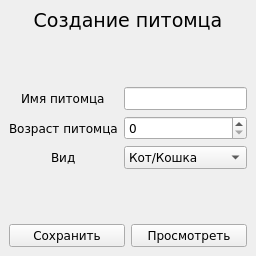
<?xml version="1.0" encoding="UTF-8"?>
<ui version="4.0">
 <class>MainWindow</class>
 <widget class="QMainWindow" name="MainWindow">
  <property name="geometry">
   <rect>
    <x>0</x>
    <y>0</y>
    <width>256</width>
    <height>256</height>
   </rect>
  </property>
  <property name="font">
   <font>
    <family>Verdana</family>
   </font>
  </property>
  <property name="windowTitle">
   <string>Создание питомца</string>
  </property>
  <widget class="QWidget" name="centralwidget">
   <layout class="QVBoxLayout" name="_2">
    <item>
     <widget class="QLabel" name="label">
      <property name="font">
       <font>
        <family>Verdana</family>
        <pointsize>14</pointsize>
       </font>
      </property>
      <property name="text">
       <string>Создание питомца</string>
      </property>
      <property name="alignment">
       <set>Qt::AlignCenter</set>
      </property>
     </widget>
    </item>
    <item>
     <spacer name="spacer_2">
      <property name="sizeHint" stdset="0">
       <size>
        <width>0</width>
        <height>40</height>
       </size>
      </property>
     </spacer>
    </item>
    <item>
     <layout class="QFormLayout" name="_3">
      <property name="labelAlignment">
       <set>Qt::AlignCenter</set>
      </property>
      <property name="formAlignment">
       <set>Qt::AlignHCenter|Qt::AlignTop</set>
      </property>
      <item row="0" column="0">
       <widget class="QLabel" name="label_2">
        <property name="text">
         <string>Имя питомца</string>
        </property>
       </widget>
      </item>
      <item row="0" column="1">
       <widget class="QLineEdit" name="lineEdit"/>
      </item>
      <item row="1" column="0">
       <widget class="QLabel" name="label_3">
        <property name="text">
         <string>Возраст питомца</string>
        </property>
       </widget>
      </item>
      <item row="1" column="1">
       <widget class="QSpinBox" name="spinBox"/>
      </item>
      <item row="2" column="0">
       <widget class="QLabel" name="label_4">
        <property name="text">
         <string>Вид</string>
        </property>
       </widget>
      </item>
      <item row="2" column="1">
       <widget class="QComboBox" name="comboBox">
        <item>
         <property name="text">
          <string>Кот/Кошка</string>
         </property>
        </item>
        <item>
         <property name="text">
          <string>Пёс/Собака</string>
         </property>
        </item>
       </widget>
      </item>
     </layout>
    </item>
    <item>
     <spacer name="spacer">
      <property name="sizeHint" stdset="0">
       <size>
        <width>0</width>
        <height>40</height>
       </size>
      </property>
     </spacer>
    </item>
    <item>
     <layout class="QHBoxLayout" name="_4">
      <item>
       <widget class="QPushButton" name="buttonSave">
        <property name="text">
         <string>Сохранить</string>
        </property>
       </widget>
      </item>
      <item>
       <widget class="QPushButton" name="buttonView">
        <property name="text">
         <string>Просмотреть</string>
        </property>
       </widget>
      </item>
     </layout>
    </item>
   </layout>
  </widget>
 </widget>
 <resources/>
 <connections/>
</ui>
